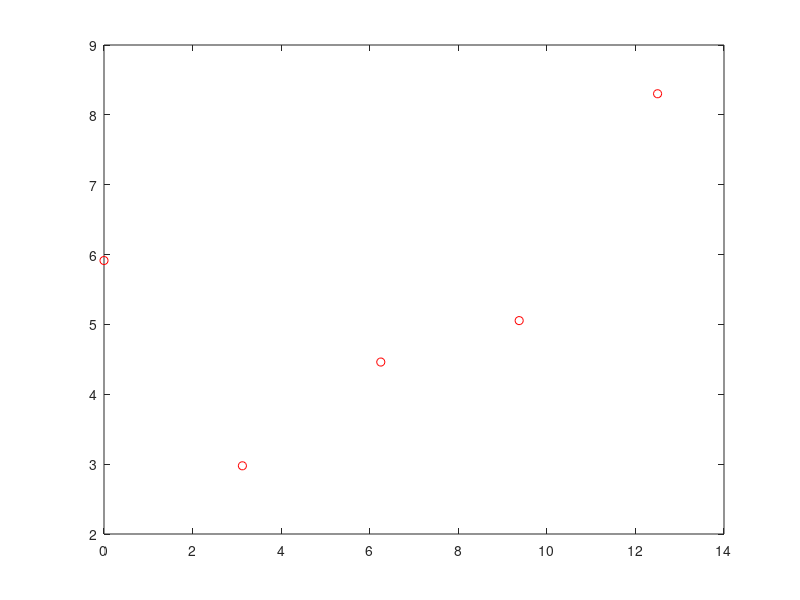

Write the MATLAB code that produced this figure. (Note: this script raises an error after producing the figure.)
function test_lstsq()
  % This fcn generates a set of noisy data, then calls lstsq
  % to fit a line to the data.

  Nvec = [5, 25, 125];
  for idx = 1:length(Nvec)

    fprintf('--------------------------------------------------\n')
    N = Nvec(idx);

    % Create clean line
    x = linspace(0, 2.5*N, N);
    yzero = 5*randn();
    beta = 2*randn();
    y = yzero + beta*x;

    % Now make noise on line
    err = sqrt(N);
    y = y+err*randn(size(y));

    close all
    plot(x,y, 'ro');
    hold on

    % Now do fit
    [y0, b] = lstsq(x, y);

    fprintf('Original yzero = %f, fitted y0 = %f\n', yzero, y0)
    fprintf('Original beta = %f, fitted b = %f\n', beta, b)

    yfit = y0 + b*x;
    plot(x, yfit)

    pause
  end

  % Now create dataset with an outlier
    fprintf('--------------------------------------------------\n')
    N = 12;

    % Create clean line
    x = linspace(0, 2.5*N, N);
    yzero = 5*randn();
    beta = 3*rand();
    y = yzero + beta*x;

    % Now make noise on line
    err = sqrt(N);
    y = y+err*randn(size(y));

    % Create outlier
    y(10) = 5*y(10);

    close all
    plot(x,y, 'ro');
    hold on

    % Now do fit
    [y0, b] = lstsq(x, y);

    fprintf('Original yzero = %f, fitted y0 = %f\n', yzero, y0)
    fprintf('Original beta = %f, fitted b = %f\n', beta, b)

    yfit = y0 + b*x;
    plot(x, yfit)

end